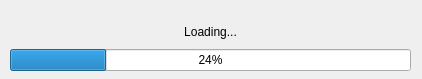
<?xml version="1.0" encoding="UTF-8"?>
<ui version="4.0">
 <class>Dialog</class>
 <widget class="QDialog" name="Dialog">
  <property name="geometry">
   <rect>
    <x>0</x>
    <y>0</y>
    <width>422</width>
    <height>79</height>
   </rect>
  </property>
  <property name="cursor">
   <cursorShape>WaitCursor</cursorShape>
  </property>
  <property name="windowTitle">
   <string>Dialog</string>
  </property>
  <property name="modal">
   <bool>true</bool>
  </property>
  <widget class="QWidget" name="verticalLayoutWidget">
   <property name="geometry">
    <rect>
     <x>10</x>
     <y>20</y>
     <width>401</width>
     <height>51</height>
    </rect>
   </property>
   <layout class="QVBoxLayout" name="verticalLayout">
    <item>
     <widget class="QLabel" name="label">
      <property name="text">
       <string>Loading...</string>
      </property>
      <property name="alignment">
       <set>Qt::AlignCenter</set>
      </property>
     </widget>
    </item>
    <item>
     <widget class="QProgressBar" name="progressBar">
      <property name="value">
       <number>24</number>
      </property>
     </widget>
    </item>
   </layout>
  </widget>
 </widget>
 <resources/>
 <connections/>
</ui>
